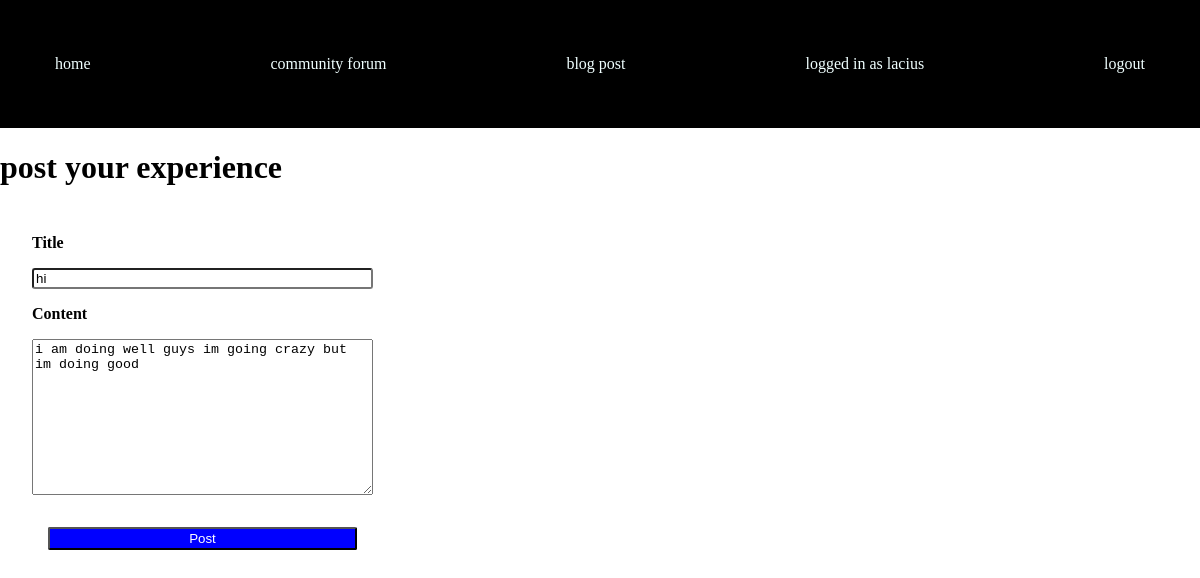
/blog/7/edit/ (signed in), run on the app's committed database.
### base/models.py (models this page shows, shortened)
class BlogPost(models.Model):
    title = models.CharField(max_length=200)
    content = models.TextField()
    published_date = models.DateTimeField(auto_now_add=True)
    author = models.ForeignKey(User, on_delete=models.CASCADE, related_name="posts")

### base/views.py (the view, shortened to what this page needs)
# urls.py: path('blog/<int:pk>/edit/', BlogPostUpdateView.as_view(), name='blog-update'),
class BlogPostUpdateView(UpdateView):
    model = BlogPost
    fields = ["title", "content"]
    template_name = "base/blog/blog-post.html"
    success_url = reverse_lazy("blog-post")

### base/templates/base/blog/blog-post.html (shortened to what this page needs)
{% extends 'base/base.html' %}
{% load crispy_forms_tags %}
{% block content %}
{% if user.is_authenticated%}
<h1>post your experience</h1>
<form method="post" class="post">
    <label for="id_title">  Title</label>
    {{form.title}}
    <label for="id_content" class="content">Content</label>
    {{form.content}}
    <button type="submit" class="btn btn-success w-100">Post</button>
</form>
{% else %}
<a href="{% url 'login' %}">login to create a Post</a>
{% endif %}
{% endblock %}

### base/templates/base/base.html (shortened to what this page needs)
{% load static %}
<!DOCTYPE html>
<html lang="en">
<head>
    <link rel="stylesheet" href="{% static 'base/css/styles.css' %}">
</head>
<body>
    <header class="header">
        <nav class="nav-links">
            <div class="nav-link"><a href="/home">home</a></div>
            <div class="nav-link"><a href="{% url 'blog-list' %}">community forum</a></div>
            <div class="nav-link"><a href="{% url 'blog-post' %}"> blog post </a></div>
            {% if user.is_authenticated%}
            <div class="nav-link"><a href="{% url 'user-profile' %}">logged in as {{user.username}}</a></div>
            <div class="nav-link"><a href="{% url 'logout' %}">logout</a></div>
            {% else %}
            <div class="nav-link"><a href="/login">login</a></div>
            {% endif %}
        </nav>
    </header>
    <main class="{% block main_class %}page-content{% endblock %}">
        {% block content %}
        {% endblock %}
    </main>
</body>
</html>

### base/static/base/css/styles.css (style rules this page uses)
body { margin: 0; }
.header { display: flex; align-items: center; justify-content: center; padding: 55px; background-color: black; }
.nav-links { display: flex; align-items: center; justify-content: space-between; width: 100%; }
.header > .nav-links > .nav-link > a { color: azure; text-decoration: none; }
.post { display: grid; justify-content: left; align-items: center; margin: 2rem; width: 100vh; }
.post label { margin-top: 1rem; margin-bottom: 1rem; font-weight: bold; }
.post input { border-radius: 3px; }
.post button { margin-top: 2rem; }
.btn-success { background-color: blue; color: white; margin: 1rem; border-radius: 2px; padding-right: 10px; padding-left: 10px; padding-top: 2px; padding-bottom: 2px; text-decoration: none; }

### data on the page
BlogPost: title "hi", content "i am doing well guys im going crazy but im doing good"

### other printed values
{{ user.username }} "lacius"
